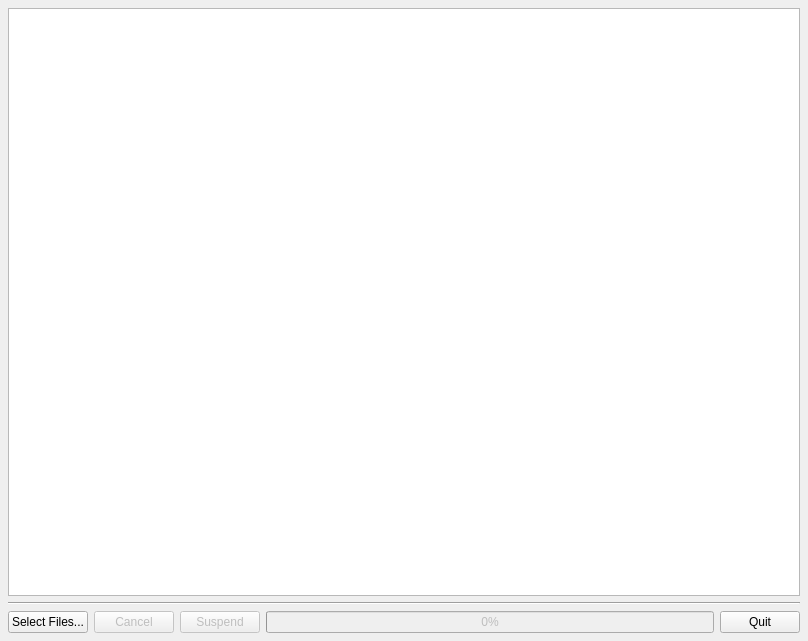
<ui version="4.0" >
 <author></author>
 <comment></comment>
 <exportmacro></exportmacro>
 <class>SMIVBase</class>
 <widget class="QWidget" name="SMIVBase" >
  <property name="geometry" >
   <rect>
    <x>0</x>
    <y>0</y>
    <width>808</width>
    <height>641</height>
   </rect>
  </property>
  <layout class="QGridLayout" >
   <property name="margin" >
    <number>8</number>
   </property>
   <property name="spacing" >
    <number>6</number>
   </property>
   <item row="1" column="0" colspan="5" >
    <widget class="Line" name="line" >
     <property name="orientation" >
      <enum>Qt::Horizontal</enum>
     </property>
    </widget>
   </item>
   <item row="2" column="0" >
    <widget class="QPushButton" name="pbSelectFiles" >
     <property name="text" >
      <string>Select Files...</string>
     </property>
    </widget>
   </item>
   <item row="2" column="1" >
    <widget class="QPushButton" name="pbCancel" >
     <property name="enabled" >
      <bool>false</bool>
     </property>
     <property name="text" >
      <string>Cancel</string>
     </property>
    </widget>
   </item>
   <item row="2" column="2" >
    <widget class="QPushButton" name="pbSuspend" >
     <property name="enabled" >
      <bool>false</bool>
     </property>
     <property name="text" >
      <string>Suspend</string>
     </property>
    </widget>
   </item>
   <item row="2" column="3" >
    <widget class="QProgressBar" name="progressBar" >
     <property name="enabled" >
      <bool>false</bool>
     </property>
     <property name="value" >
      <number>0</number>
     </property>
    </widget>
   </item>
   <item row="2" column="4" >
    <widget class="QPushButton" name="pbQuit" >
     <property name="text" >
      <string>Quit</string>
     </property>
    </widget>
   </item>
   <item row="0" column="0" colspan="5" >
    <widget class="SMIVView" name="listView" />
   </item>
  </layout>
 </widget>
 <pixmapfunction></pixmapfunction>
 <customwidgets>
  <customwidget>
   <class>SMIVView</class>
   <extends>QListView</extends>
   <header>SMIVView.h</header>
   <container>0</container>
   <pixmap></pixmap>
  </customwidget>
 </customwidgets>
 <resources/>
 <connections/>
</ui>
